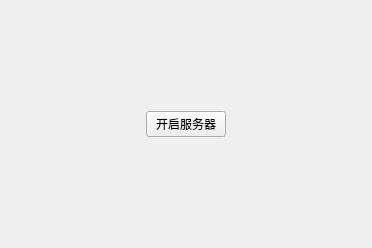
<?xml version="1.0" encoding="UTF-8"?>
<ui version="4.0">
 <class>Widget</class>
 <widget class="QWidget" name="Widget">
  <property name="geometry">
   <rect>
    <x>0</x>
    <y>0</y>
    <width>372</width>
    <height>248</height>
   </rect>
  </property>
  <property name="windowTitle">
   <string>Widget</string>
  </property>
  <layout class="QVBoxLayout" name="verticalLayout_2">
   <item>
    <layout class="QHBoxLayout" name="horizontalLayout">
     <item>
      <spacer name="horizontalSpacer">
       <property name="orientation">
        <enum>Qt::Horizontal</enum>
       </property>
       <property name="sizeHint" stdset="0">
        <size>
         <width>40</width>
         <height>20</height>
        </size>
       </property>
      </spacer>
     </item>
     <item>
      <layout class="QVBoxLayout" name="verticalLayout">
       <item>
        <spacer name="verticalSpacer_2">
         <property name="orientation">
          <enum>Qt::Vertical</enum>
         </property>
         <property name="sizeHint" stdset="0">
          <size>
           <width>20</width>
           <height>40</height>
          </size>
         </property>
        </spacer>
       </item>
       <item>
        <widget class="QPushButton" name="start">
         <property name="text">
          <string>开启服务器</string>
         </property>
        </widget>
       </item>
       <item>
        <spacer name="verticalSpacer">
         <property name="orientation">
          <enum>Qt::Vertical</enum>
         </property>
         <property name="sizeHint" stdset="0">
          <size>
           <width>20</width>
           <height>40</height>
          </size>
         </property>
        </spacer>
       </item>
      </layout>
     </item>
     <item>
      <spacer name="horizontalSpacer_2">
       <property name="orientation">
        <enum>Qt::Horizontal</enum>
       </property>
       <property name="sizeHint" stdset="0">
        <size>
         <width>40</width>
         <height>20</height>
        </size>
       </property>
      </spacer>
     </item>
    </layout>
   </item>
  </layout>
 </widget>
 <resources/>
 <connections/>
</ui>
